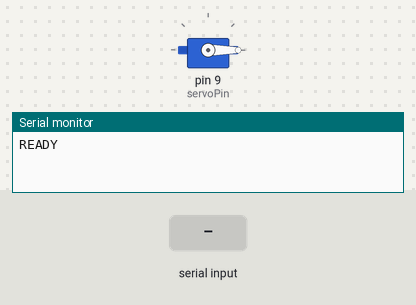
Bench run of a sketch on a simulated Arduino Uno, built with avr-gcc and run on an emulated ATmega328P. Shown: servo, the last lines printed to the serial monitor. The test bench sets the inputs (shaded band).

Above: at 1.2 s.
1.3 s: "OPEN\n" received over Serial
At 3.5 s:
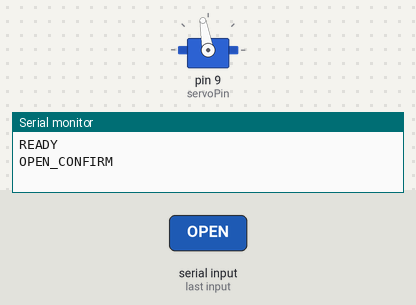
3.8 s: "MID\n" received over Serial
At 5.1 s:
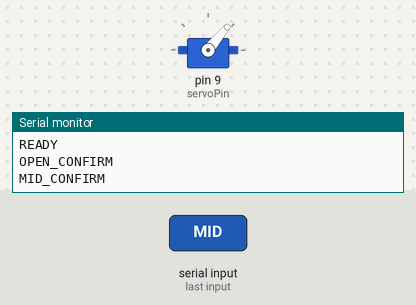
5.8 s: "CLOSE\n" received over Serial
At 5.96 s:
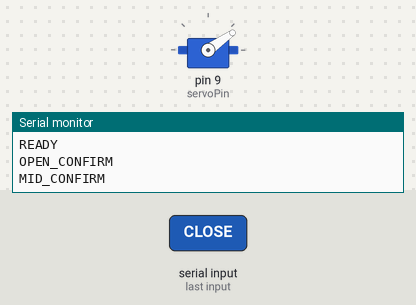
7.8 s: "SET90\n" received over Serial
At 8.57 s:
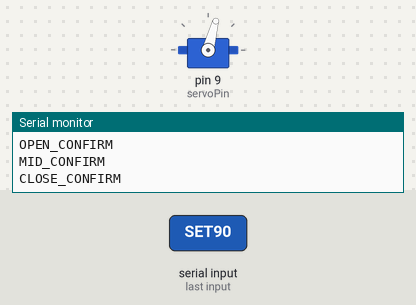
Timing chart, 0 to 10.8 s (numbered marks = the images above; inputs shaded):
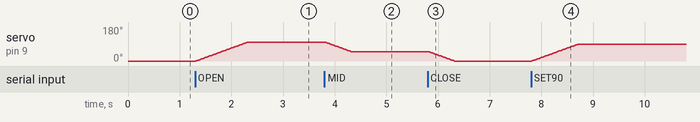

The sketch:

servo.ino
```cpp
#include <Servo.h>

Servo myServo;
int servoPin = 9;

int currentAngle = 0;         // Start at 0 degrees
int stepDelay = 10;           // Delay between each step in ms (controls speed)
int stepSize = 1;             // Degrees per step

void setup() {
    Serial.begin(9600);
    myServo.attach(servoPin);
    myServo.write(currentAngle);
    Serial.println("READY");
}

void loop() {
    if (Serial.available() > 0) {
        String input = Serial.readStringUntil('\n');
        input.trim();

        if (input == "OPEN") {
            moveServoSmooth(100);
            Serial.println("OPEN_CONFIRM");
        }
        else if (input == "CLOSE") {
            moveServoSmooth(0);
            Serial.println("CLOSE_CONFIRM");
        }
        else if (input == "MID") {
            moveServoSmooth(50);
            Serial.println("MID_CONFIRM");
        }
        else if (input.startsWith("SET")) {
            int angle = input.substring(3).toInt();
            angle = constrain(angle, 0, 180);  // Clamp between 0-180
            moveServoSmooth(angle);
            Serial.print("SET_CONFIRM ");
            Serial.println(angle);
        }
        else if (input == "STATUS") {
            Serial.print("ANGLE ");
            Serial.println(currentAngle);
        }
    }
}

// Smooth movement function
void moveServoSmooth(int targetAngle) {
    if (targetAngle == currentAngle) return;

    int step = (targetAngle > currentAngle) ? stepSize : -stepSize;
    for (int angle = currentAngle; angle != targetAngle; angle += step) {
        myServo.write(angle);
        delay(stepDelay);
    }
    myServo.write(targetAngle);  // Final adjustment
    currentAngle = targetAngle;
}
```

Measured:
- after the input at 1.3 s, servo on pin 9 (servoPin): moves from 0° to 100° over 1.0 s, starting at once
- after the input at 3.8 s, servo on pin 9 (servoPin): moves from 100° to 50° over 0.49 s, starting at once
- after the input at 5.8 s, servo on pin 9 (servoPin): moves from 50° to 0° over 0.49 s, starting at once
- after the input at 7.8 s, servo on pin 9 (servoPin): moves from 0° to 90° over 0.91 s, starting at once
